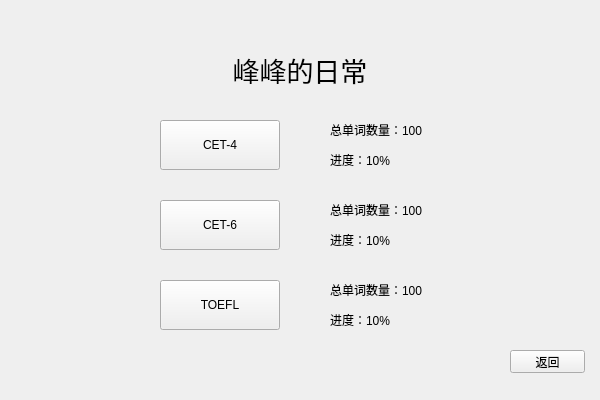
<?xml version="1.0" encoding="UTF-8"?>
<ui version="4.0">
 <class>Q_Wordreciting</class>
 <widget class="QWidget" name="Q_Wordreciting">
  <property name="geometry">
   <rect>
    <x>0</x>
    <y>0</y>
    <width>600</width>
    <height>400</height>
   </rect>
  </property>
  <property name="windowTitle">
   <string>千词斩 Version 1.0</string>
  </property>
  <widget class="QLabel" name="label">
   <property name="geometry">
    <rect>
     <x>150</x>
     <y>30</y>
     <width>300</width>
     <height>80</height>
    </rect>
   </property>
   <property name="font">
    <font>
     <family>微软雅黑</family>
     <pointsize>20</pointsize>
    </font>
   </property>
   <property name="text">
    <string>峰峰的日常</string>
   </property>
   <property name="alignment">
    <set>Qt::AlignCenter</set>
   </property>
  </widget>
  <widget class="QPushButton" name="button_Back">
   <property name="geometry">
    <rect>
     <x>510</x>
     <y>350</y>
     <width>75</width>
     <height>23</height>
    </rect>
   </property>
   <property name="text">
    <string>返回</string>
   </property>
  </widget>
  <widget class="QPushButton" name="button_CET6">
   <property name="geometry">
    <rect>
     <x>160</x>
     <y>200</y>
     <width>120</width>
     <height>50</height>
    </rect>
   </property>
   <property name="text">
    <string>CET-6</string>
   </property>
  </widget>
  <widget class="QPushButton" name="button_CET4">
   <property name="geometry">
    <rect>
     <x>160</x>
     <y>120</y>
     <width>120</width>
     <height>50</height>
    </rect>
   </property>
   <property name="text">
    <string>CET-4</string>
   </property>
  </widget>
  <widget class="QPushButton" name="button_TOEFL">
   <property name="geometry">
    <rect>
     <x>160</x>
     <y>280</y>
     <width>120</width>
     <height>50</height>
    </rect>
   </property>
   <property name="text">
    <string>TOEFL</string>
   </property>
  </widget>
  <widget class="QLabel" name="label_CET4_Count">
   <property name="geometry">
    <rect>
     <x>330</x>
     <y>120</y>
     <width>200</width>
     <height>20</height>
    </rect>
   </property>
   <property name="text">
    <string>总单词数量：100 </string>
   </property>
  </widget>
  <widget class="QLabel" name="label_CET4_Progress">
   <property name="geometry">
    <rect>
     <x>330</x>
     <y>150</y>
     <width>200</width>
     <height>20</height>
    </rect>
   </property>
   <property name="text">
    <string>进度：10%</string>
   </property>
  </widget>
  <widget class="QLabel" name="label_CET6_Count">
   <property name="geometry">
    <rect>
     <x>330</x>
     <y>200</y>
     <width>200</width>
     <height>20</height>
    </rect>
   </property>
   <property name="text">
    <string>总单词数量：100</string>
   </property>
  </widget>
  <widget class="QLabel" name="label_CET6_Progress">
   <property name="geometry">
    <rect>
     <x>330</x>
     <y>230</y>
     <width>200</width>
     <height>20</height>
    </rect>
   </property>
   <property name="text">
    <string>进度：10%</string>
   </property>
  </widget>
  <widget class="QLabel" name="label_TOEFL_Count">
   <property name="geometry">
    <rect>
     <x>330</x>
     <y>280</y>
     <width>200</width>
     <height>20</height>
    </rect>
   </property>
   <property name="text">
    <string>总单词数量：100</string>
   </property>
  </widget>
  <widget class="QLabel" name="label_TOEFL_Progress">
   <property name="geometry">
    <rect>
     <x>330</x>
     <y>310</y>
     <width>200</width>
     <height>20</height>
    </rect>
   </property>
   <property name="text">
    <string>进度：10%</string>
   </property>
  </widget>
 </widget>
 <layoutdefault spacing="6" margin="11"/>
 <resources/>
 <connections/>
</ui>
